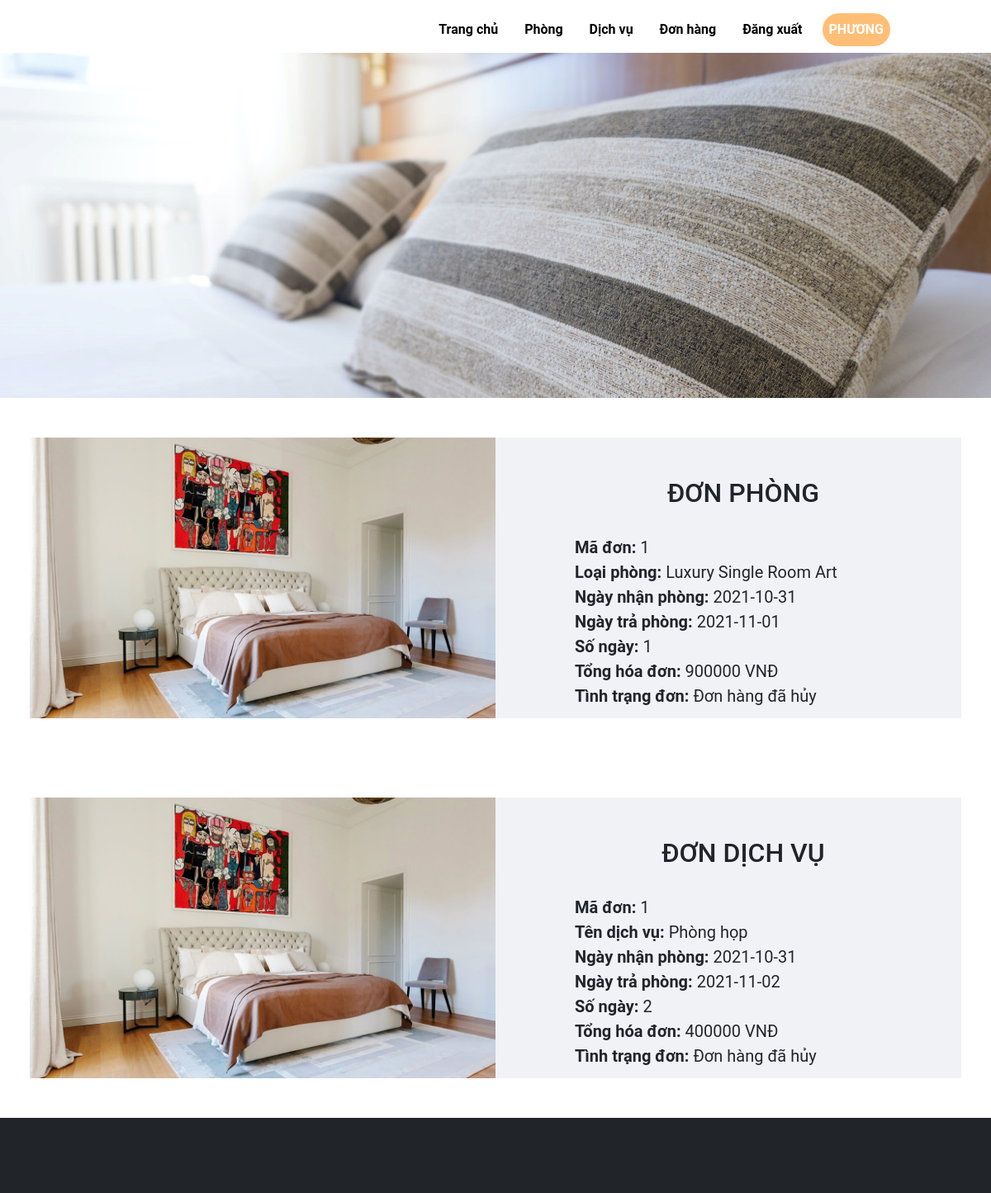
Before: /src/hotel_booking/user/cus-order.php (signed in, upper part) with the older database file.
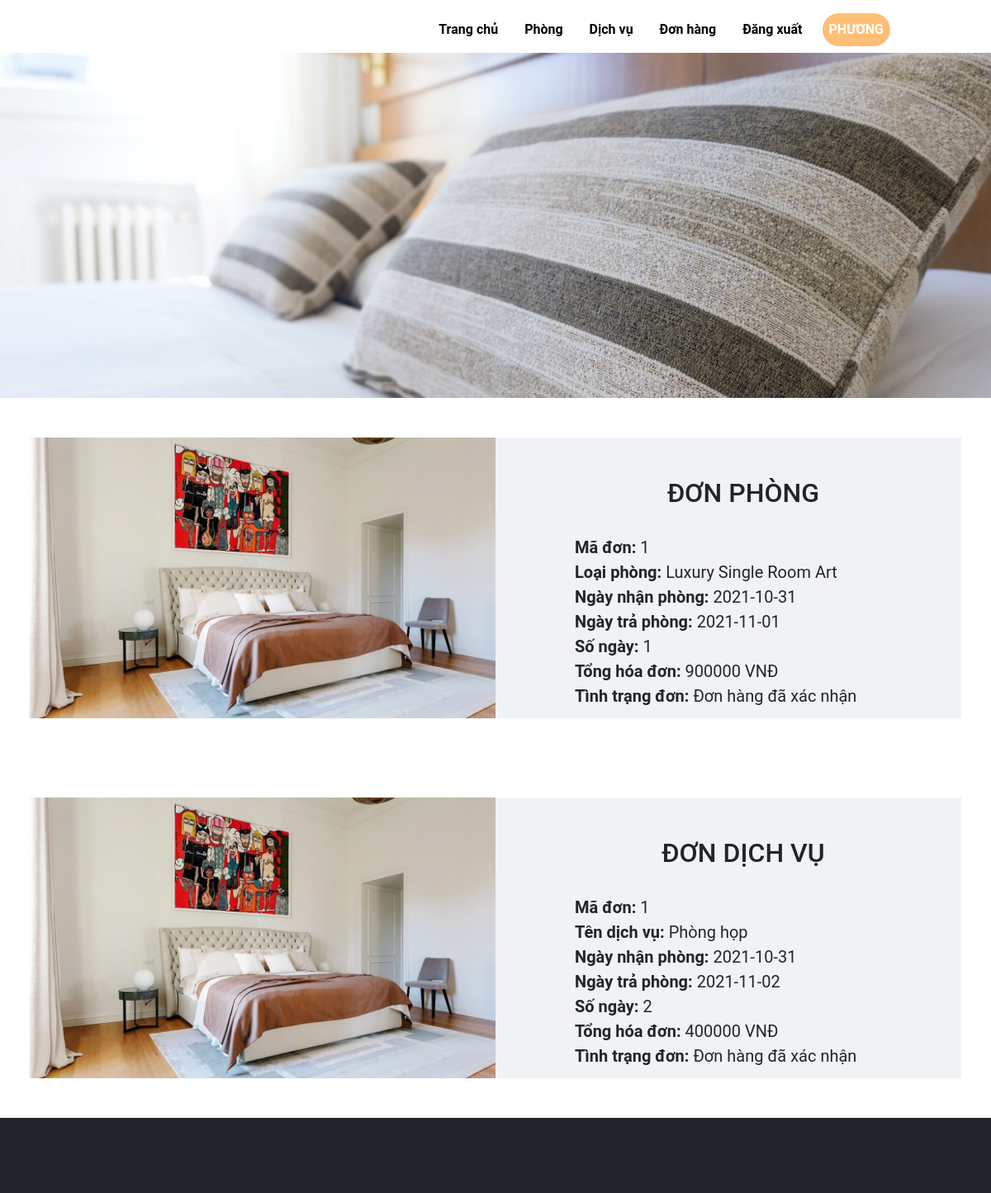
After: the same page with the newer database file.
### tables this page shows
CREATE TABLE `tb_order_rooms` (
  `ordroom_id` int(10) UNSIGNED NOT NULL,
  `ordroom_total` int(10) NOT NULL,
  `ordroom_total_day` int(10) NOT NULL,
  `ordroom_start` date NOT NULL,
  `ordroom_end` date NOT NULL,
  `ordroom_status` varchar(30) NOT NULL DEFAULT 'Chờ xác nhận',
  `room_id` int(10) UNSIGNED DEFAULT NULL,
  `cus_id` int(10) UNSIGNED DEFAULT NULL
);

CREATE TABLE `tb_rooms` (
  `room_id` int(10) UNSIGNED NOT NULL,
  `room_type` varchar(50) NOT NULL,
  `room_size` varchar(10) NOT NULL,
  `room_description` varchar(255) NOT NULL,
  `room_price` int(11) NOT NULL,
  `room_amount_people` int(10) NOT NULL,
  `room_image` varchar(255) NOT NULL
);

CREATE TABLE `tb_order_services` (
  `ordser_id` int(10) UNSIGNED NOT NULL,
  `ordser_total` int(10) NOT NULL,
  `ordser_total_day` int(10) NOT NULL,
  `ordser_start` date NOT NULL,
  `ordser_end` date NOT NULL,
  `ordser_status` varchar(30) NOT NULL DEFAULT 'Chờ xác nhận',
  `ser_id` int(10) UNSIGNED NOT NULL,
  `cus_id` int(10) UNSIGNED NOT NULL
);

CREATE TABLE `tb_services` (
  `ser_ID` int(10) UNSIGNED NOT NULL,
  `ser_name` varchar(50) NOT NULL,
  `ser_room_size` varchar(10) NOT NULL,
  `ser_description` varchar(255) NOT NULL,
  `ser_price` int(10) NOT NULL,
  `ser_image` varchar(255) NOT NULL
);

### src/hotel_booking/user/cus-order.php (the view, shortened to what this page needs)
<?php
    include ('header.php');
    include ('../config.php');
?>
    <main>
        <div class="header-inner">
            <img src="../images/show-order1.jpg" class="d-block w-100 h-100" alt="">
        </div>
            <?php
            if(isset($_SESSION['loginUserOK'])){
            $id = $_SESSION['idCus'];}
            $sql = "SELECT o.ordroom_id,o.ordroom_total,o.ordroom_total_day,o.ordroom_start,o.ordroom_end,o.ordroom_status,r.room_type,r.room_image
            FROM  tb_order_rooms o ,tb_rooms r
            WHERE  o.room_id = r.room_id AND o.cus_id =$id";
            $result = mysqli_query($conn,$sql);
                if(mysqli_num_rows($result)>0){
                    while($row=mysqli_fetch_assoc($result)){
                        $ordroom_id=$row['ordroom_id'];
                        $room_type=$row['room_type'];
                        $ordroom_start=$row['ordroom_start'];
                        $ordroom_end=$row['ordroom_end'];
                        $ordroom_total_day=$row['ordroom_total_day'];
                        $ordroom_total=$row['ordroom_total'];
                        $ordroom_status=$row['ordroom_status'];
                        $room_image =$row['room_image'];
            ?>
            <div class = "container-fluid p-5">
                <div class = "row">
                    <div class="col-6 px-0">
                        <?php
                            if($room_image == ""){
                                echo "<div class='error'>Image not Available.</div>";
                            }else{
                                echo '<img src="../images/'.$room_image.'" alt="" class = "img-fluid "> ';
                            }
                        ?>
                    </div>
                    <div class="col-6 ps-5" style="background-color:#f1f2f6;">
                        <div>
                            <h2 class="text-center pt-5 pb-4">ĐƠN PHÒNG</h2>
                        </div>
                        <div class="fs-5 px-0 ps-5" style="padding-left:15px;">
                            <label for="" class="fw-bold">Mã đơn: </label> <?php echo $ordroom_id;?><br />
                            <label for="" class="fw-bold">Loại phòng: </label> <?php echo $room_type;?><br />
                            <label for="" class="fw-bold">Ngày nhận phòng: </label> <?php echo $ordroom_start;?><br />
                            <label for="" class="fw-bold">Ngày trả phòng: </label> <?php echo $ordroom_end;?><br />
                            <label for="" class="fw-bold">Số ngày: </label> <?php echo $ordroom_total_day;?><br />
                            <label for="" class="fw-bold">Tổng hóa đơn: </label> <?php echo $ordroom_total; echo' VNĐ';?><br />
                            <?php
                                if($ordroom_status=='Chờ xác nhận'){
                                    echo'<label for="" class="fw-bold">Tình trạng đơn: </label>  Đơn hàng chờ xác nhận<br />';
                                }else{
                                    if($ordroom_status=='Đã xác nhận'){
                                    echo'<label for="" class="fw-bold">Tình trạng đơn:</label> Đơn hàng đã xác nhận<br />';
                                    }else{
                                    echo'<label for="" class="fw-bold">Tình trạng đơn:</label> Đơn hàng đã hủy<br />';
                                    }
                                }
                            ?>
                        </div>
                    </div>
                </div>
            </div>
            <?php }}else{
                echo'<h1 for="" class=" text-center p-5 mb-0" style="background-color:#f1f2f6; color:#747d8c;">Bạn không có đơn Phòng nào !</h1>';
            } ?>
            <?php
            if(isset($_SESSION['loginUserOK'])){
            $id = $_SESSION['idCus'];}
            $sql = "SELECT o.ordser_id,o.ordser_total,o.ordser_total_day,o.ordser_start,o.ordser_end,o.ordser_status,s.ser_name,s.ser_image
            FROM  tb_order_services o ,tb_services s
            WHERE  o.ser_id = s.ser_id AND o.cus_id =$id";
            $result = mysqli_query($conn,$sql);
                if(mysqli_num_rows($result)>0){
                    while($row=mysqli_fetch_assoc($result)){
                        $ordser_id=$row['ordser_id'];
                        $ser_name=$row['ser_name'];
                        $ordser_start=$row['ordser_start'];
                        $ordser_end=$row['ordser_end'];
                        $ordser_total_day=$row['ordser_total_day'];
                        $ordser_total=$row['ordser_total'];
                        $ser_image =$row['ser_image'];
            ?>
            <div class = "container-fluid p-5">
                <div class = "row">
                    <div class="col-6 px-0">
                        <?php
                            if($room_image == ""){
                                echo "<div class='error'>Image not Available.</div>";
                            }else{
                                echo '<img src="../images/'.$ser_image.'" alt="" class = "img-fluid "> ';
                            }
                        ?>
                    </div>
                    <div class="col-6 ps-5 " style="background-color:#f1f2f6;">
                        <div>
                            <h2 class="text-center pt-5 pb-4">ĐƠN DỊCH VỤ</h2>
                        </div>
                        <div class="fs-5 px-0 ps-5">
                            <label for="" class="fw-bold">Mã đơn: </label> <?php echo $ordser_id;?><br />
                            <label for="" class="fw-bold">Tên dịch vụ: </label> <?php echo $ser_name;?><br />
                            <label for="" class="fw-bold">Ngày nhận phòng: </label> <?php echo $ordser_start;?><br />
                            <label for="" class="fw-bold">Ngày trả phòng: </label> <?php echo $ordser_end;?><br />
                            <label for="" class="fw-bold">Số ngày: </label> <?php echo $ordser_total_day;?><br />
                            <label for="" class="fw-bold">Tổng hóa đơn: </label> <?php echo $ordser_total; echo' VNĐ';?><br />
                            <?php
                                if($ordroom_status=='Chờ xác nhận'){
                                    echo'<label for="" class="fw-bold">Tình trạng đơn: </label>  Đơn hàng chờ xác nhận<br />';
                                }else{
                                    if($ordroom_status=='Đã xác nhận'){
                                    echo'<label for="" class="fw-bold">Tình trạng đơn:</label> Đơn hàng đã xác nhận<br />';
                                    }else{
                                    echo'<label for="" class="fw-bold">Tình trạng đơn:</label> Đơn hàng đã hủy<br />';
                                    }
                                }
                            ?>
                        </div>
                    </div>
                </div>
            </div>
            <?php }}else{
                echo'<h1 for="" class="text-center p-5" style="background-color:#f1f2f6;color:#747d8c;">Bạn không có đơn Dịch vụ nào !</h1>';
            } ?>
    </main>
<?php
    include('footer.php');
?>

### src/hotel_booking/user/header.php (shortened to what this page needs)
<!doctype html>
<html lang="en">
  <head>
    <link href="https://cdn.jsdelivr.net/npm/bootstrap@5.0.2/dist/css/bootstrap.min.css" rel="stylesheet">
    <link rel="stylesheet" href="../css/style.css">
    <link rel="stylesheet" href="https://cdnjs.cloudflare.com/ajax/libs/font-awesome/4.7.0/css/font-awesome.min.css">
  </head>
  <body>
    <div class = "container" >
    <nav class="navbar navbar-expand-lg navbar-light navbar-fixed-top pt-3 navbar-scroll">
      <div class="container row align-items-center">
        <div class = "col-3">
          </div>
        <div class = "col-auto">
            <div class="collapse navbar-collapse" id="navbarNavAltMarkup">
              <div class="navbar-nav mx-4">
                <a class="nav-link active fw-bold fs-6 text-decoration-none mx-2" style = "color:black" aria-current="page" href="index.php">Trang chủ</a>
                <a href="room.php" class = "nav-link fs-6 fw-bold text-decoration-none  mx-2" style = "color:black">Phòng</a>
                <a href="service.php" class = "nav-link  fs-6 fw-bold text-decoration-none mx-2" style = "color:black">Dịch vụ</a>
                <?php
                   if(isset($_SESSION['loginUserOK'])){
                       echo '<a href="cus-order.php" class = "nav-link fs-6 fw-bold text-decoration-none mx-2" style = "color:black">Đơn hàng</a>';
                       echo '<a href="logout.php" class = "nav-link fs-6 fw-bold text-decoration-none mx-2" style = "color:black">Đăng xuất</a>';
                       echo '<label for="" class ="fs-6 fw-bold text-decoration-none mx-2 text-uppercase my-bg p-2 py-auto rounded-pill text-white">'.$_SESSION['loginUserOK'].'</label>';
                   }else
                   {
                    echo '<a href="login.php" class = "nav-link fs-6 fw-bold text-decoration-none mx-2" style = "color:black">Đăng nhập</a>';
                    echo '<a href="register.php" class = "nav-link fs-6 fw-bold text-decoration-none mx-2" style = "color:black">Đăng ký</a>';
                   }
                ?>
              </div>
            </div>
        </div>
      </div>
    </nav>
  </div>

### src/hotel_booking/user/footer.php (shortened to what this page needs)
<footer class="text-center text-lg-start bg-dark text-muted">
    <section class="p-5">
    </section>
</footer>
  </body>
</html>

### src/hotel_booking/css/style.css (style rules this page uses)
body { font-family: 'Roboto' , sans-serif; margin: 0; padding: 0; }

### src/hotel_booking/user/header.php (style rules this page uses)
.my-bg { background-color:#ffbe76; }

Changed rows visible on the page:
changed tb_order_rooms "Luxury Single Room Art": ordroom_status "Đơn hàng đã hủy" → "Đơn hàng đã xác nhận"
changed tb_order_services "Phòng họp": text "Đơn hàng đã hủy" → "Đơn hàng đã xác nhận"
